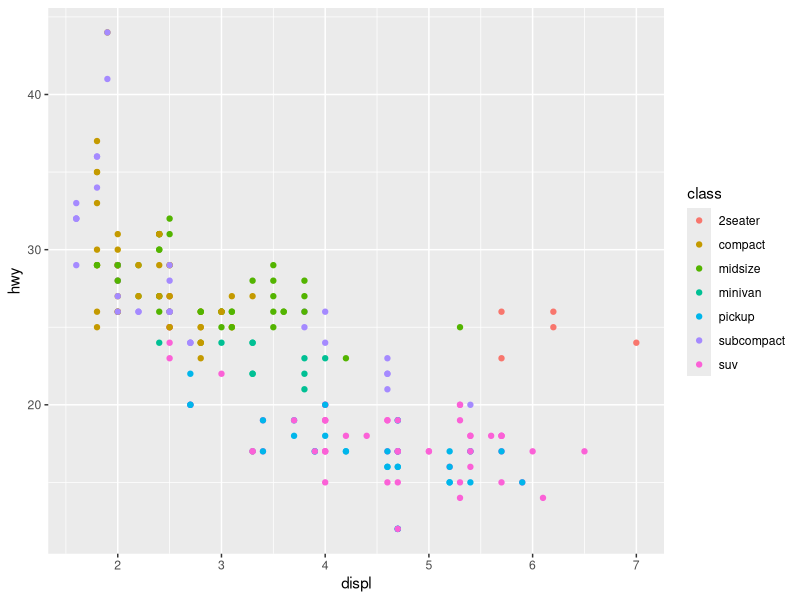
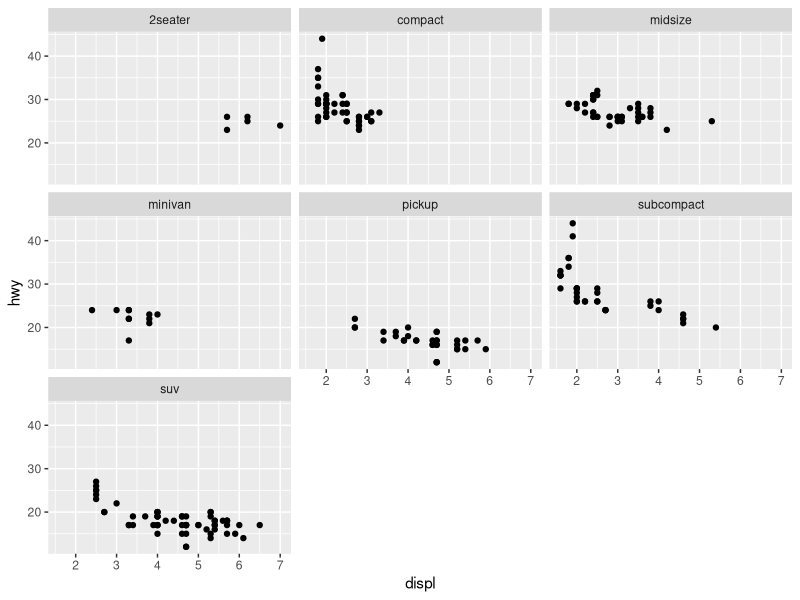
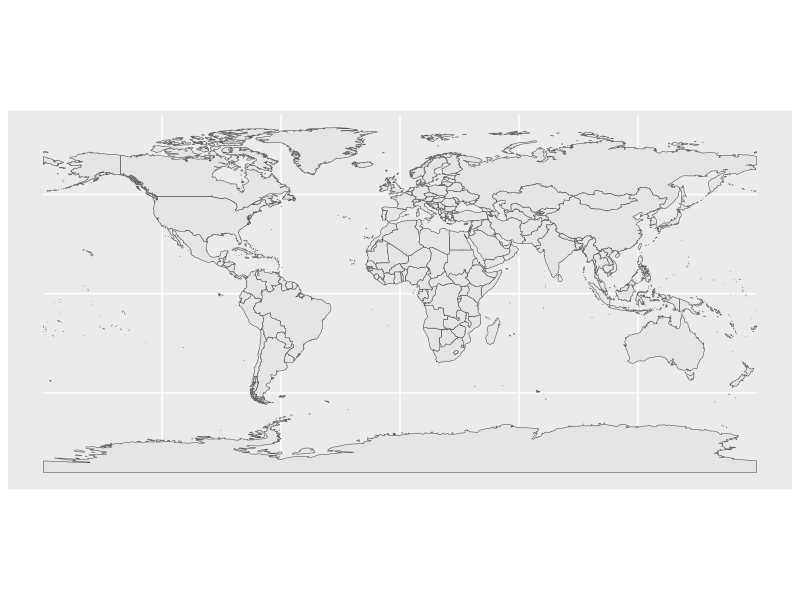
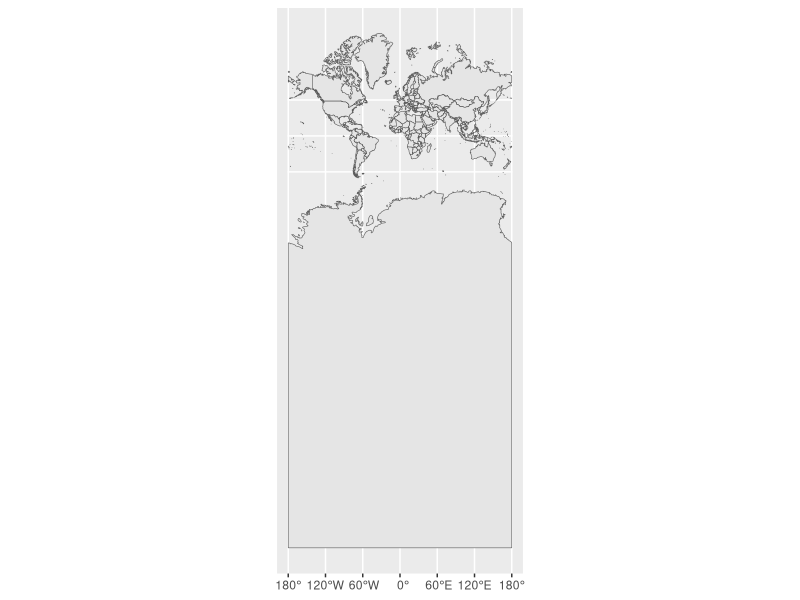
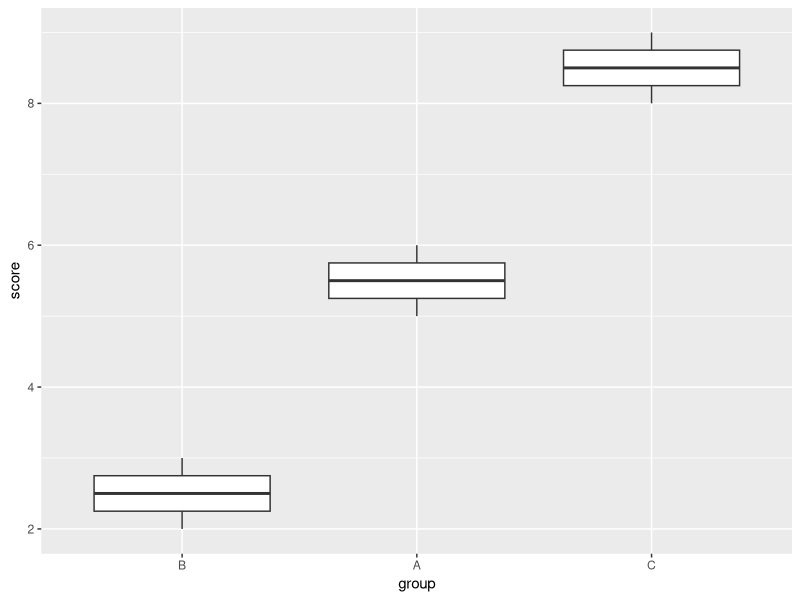
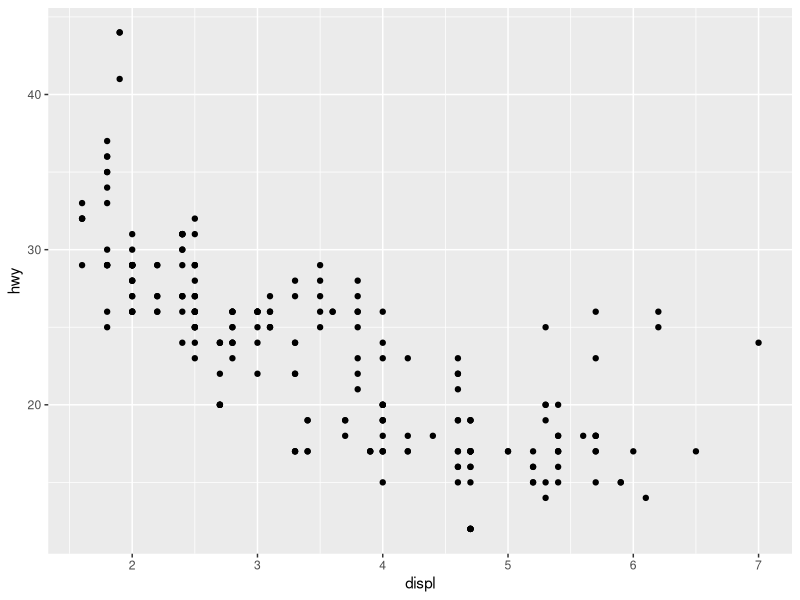

The R script that drew these images, in order:
## ---- chunk 1

# This setup chunk makes the document safer to run.
# It loads packages only if they are installed.

pkg_available <- function(pkg) {
  requireNamespace(pkg, quietly = TRUE)
}

load_pkg <- function(pkg) {
  if (pkg_available(pkg)) {
    suppressPackageStartupMessages(library(pkg, character.only = TRUE))
    TRUE
  } else {
    message("Package not installed: ", pkg)
    FALSE
  }
}

load_pkg("dplyr")
load_pkg("ggplot2")
load_pkg("purrr")
load_pkg("tibble")
load_pkg("stringr")
load_pkg("tidyr")
## ---- chunk 2
library(ggplot2)

ggplot(mpg, aes(x = displ, y = hwy, color = class)) +
  geom_point()
## ---- chunk 3
library(ggplot2)

ggplot(mpg, aes(displ, hwy)) +
  geom_point() +
  facet_wrap(~ class)
## ---- chunk 4
library(ggplot2)

p <- ggplot(mpg, aes(displ, hwy)) + geom_point()
ggsave("mpg_scatter.png", plot = p, width = 6, height = 4)
## ---- chunk 5
library(sf)
library(rnaturalearth)

world <- ne_countries(scale = "medium", returnclass = "sf")
## ---- chunk 6
library(ggplot2)

ggplot(world) +
  geom_sf()
## ---- chunk 7
library(ggplot2)

ggplot(world) +
  geom_sf() +
  coord_sf(crs = "EPSG:3857")
## ---- chunk 8
library(dplyr)

tibble(x = c(-2, 0, 5)) |>
  mutate(sign = if_else(x >= 0, "nonnegative", "negative"))
## ---- chunk 9
library(dplyr)

tibble(score = c(95, 82, 71, 60)) |>
  mutate(letter = case_when(
    score >= 90 ~ "A",
    score >= 80 ~ "B",
    score >= 70 ~ "C",
    TRUE        ~ "D"
  ))
## ---- chunk 10
x <- c(1, NA, 3, NA)
is.na(x)
## ---- chunk 11
library(dplyr)

tibble(team = c("A","A","B","B"), points = c(3, 2, 5, 1)) |>
  count(team, wt = points, name = "total_points")
## ---- chunk 12
library(dplyr)

time <- c(730, 945, 1205)  # HHMM format as numbers
hour <- time %/% 100
minute <- time %% 100
tibble(time, hour, minute)
## ---- chunk 13
library(dplyr)

tibble(day = 1:5, value = c(10, 11, 15, 14, 20)) |>
  mutate(change_from_prev = value - lag(value))
## ---- chunk 14
x <- c(1, 10, 100, 1000)
log10(x)
## ---- chunk 15
library(stringr)

first <- c("Jack", "Ada")
last  <- c("Dong", "Lovelace")

str_c(first, " ", last)
## ---- chunk 16
library(glue)

name <- "Jack"
score <- 98
str_glue("{name} scored {score} on the exam.")
## ---- chunk 17
library(stringr)

s <- c("Macalester", "psychology")
str_length(s)
str_sub(s, 1, 3)
## ---- chunk 18
library(stringr)

emails <- c("a@macalester.edu", "b@gmail.com", "c@macalester.edu")
str_detect(emails, "@macalester\\.edu$")
## ---- chunk 19
library(stringr)

texts <- c("Order #A123", "Order #B55", "No order")
str_extract(texts, "#[A-Z][0-9]+")
## ---- chunk 20
library(stringr)

x <- c("apple pie", "apple juice")
str_replace(x, "apple", "orange")
str_replace_all("a1 b2 c3", "[0-9]", "X")
## ---- chunk 21
library(dplyr)
library(forcats)
library(ggplot2)

df <- tibble(
  group = factor(c("A","A","B","B","C","C")),
  score = c(5, 6, 2, 3, 9, 8)
)

df |>
  mutate(group = fct_reorder(group, score, .fun = mean)) |>
  ggplot(aes(group, score)) +
  geom_boxplot()
## ---- chunk 22
library(forcats)

f <- factor(c("medium","low","high","low"))
fct_relevel(f, "low", "medium", "high")
## ---- chunk 23
library(forcats)

f <- factor(c("cat","dog","dog","dog","bird"))
fct_infreq(f)
fct_rev(fct_infreq(f))
## ---- chunk 24
library(forcats)

f <- factor(c("freshman","sophomore","junior","senior","senior"))

fct_recode(f, "1st" = "freshman", "2nd" = "sophomore")

fct_collapse(
  f,
  "underclass" = c("freshman","sophomore"),
  "upperclass" = c("junior","senior")
)
## ---- chunk 25
library(lubridate)

today()
now()

ymd("2026-02-20")
ymd_hms("2026-02-20 14:30:00")
## ---- chunk 26
library(lubridate)

make_date(2026, 2, 20)
make_datetime(2026, 2, 20, 14, 30, 0)
## ---- chunk 27
library(lubridate)

dt <- ymd_hms("2026-02-20 14:37:22")
floor_date(dt, "hour")
ceiling_date(dt, "hour")
## ---- chunk 28
library(lubridate)

dt <- ymd_hms("2026-02-20 12:00:00", tz = "UTC")

with_tz(dt, "America/Chicago")
force_tz(dt, "America/Chicago")
## ---- chunk 29
library(tidyr)
library(dplyr)

df <- tibble(group = c("A", NA, NA, "B", NA), value = 1:5)

df |>
  fill(group)
## ---- chunk 30
library(dplyr)

x <- c(1, NA, 3)
coalesce(x, 0)
## ---- chunk 31
library(dplyr)

x <- c(10, -99, 7, -99)
na_if(x, -99)
## ---- chunk 32
library(tidyr)
library(dplyr)

df <- tibble(
  student = c("A","A","B"),
  week = c(1, 3, 1),
  score = c(10, 12, 9)
)

df |>
  complete(student, week = 1:3)
## ---- chunk 33
library(dplyr)

x <- tibble(id = c(1,2,3), name = c("a","b","c"))
y <- tibble(id = c(2,3))

anti_join(x, y, by = "id")
## ---- chunk 34
library(dplyr)

students <- tibble(id = c(1,2,3), name = c("A","B","C"))
grades   <- tibble(id = c(1,3), grade = c(90, 85))

left_join(students, grades, by = "id")
## ---- chunk 35
library(dplyr)

inner_join(students, grades, by = "id")
full_join(students, grades, by = "id")
right_join(students, grades, by = "id")
## ---- chunk 36
library(dplyr)

semi_join(students, grades, by = "id")
anti_join(students, grades, by = "id")
